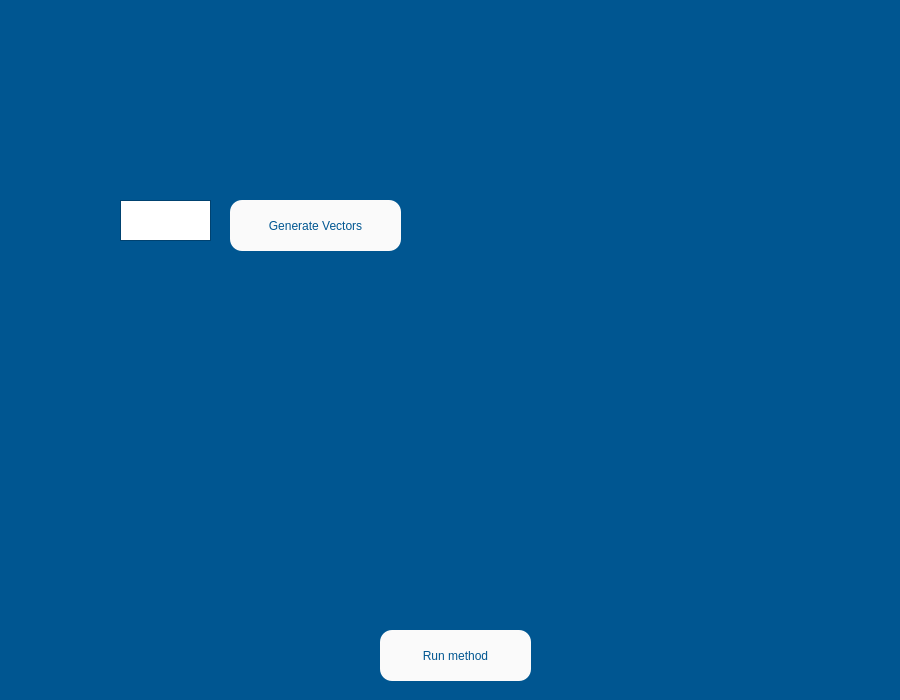
<?xml version="1.0" encoding="UTF-8"?>
<ui version="4.0">
 <class>linear_spline</class>
 <widget class="QWidget" name="linear_spline">
  <property name="geometry">
   <rect>
    <x>0</x>
    <y>0</y>
    <width>900</width>
    <height>700</height>
   </rect>
  </property>
  <property name="minimumSize">
   <size>
    <width>900</width>
    <height>700</height>
   </size>
  </property>
  <property name="maximumSize">
   <size>
    <width>900</width>
    <height>700</height>
   </size>
  </property>
  <property name="palette">
   <palette>
    <active>
     <colorrole role="Base">
      <brush brushstyle="SolidPattern">
       <color alpha="255">
        <red>255</red>
        <green>255</green>
        <blue>255</blue>
       </color>
      </brush>
     </colorrole>
     <colorrole role="Window">
      <brush brushstyle="SolidPattern">
       <color alpha="255">
        <red>0</red>
        <green>86</green>
        <blue>145</blue>
       </color>
      </brush>
     </colorrole>
    </active>
    <inactive>
     <colorrole role="Base">
      <brush brushstyle="SolidPattern">
       <color alpha="255">
        <red>255</red>
        <green>255</green>
        <blue>255</blue>
       </color>
      </brush>
     </colorrole>
     <colorrole role="Window">
      <brush brushstyle="SolidPattern">
       <color alpha="255">
        <red>0</red>
        <green>86</green>
        <blue>145</blue>
       </color>
      </brush>
     </colorrole>
    </inactive>
    <disabled>
     <colorrole role="Base">
      <brush brushstyle="SolidPattern">
       <color alpha="255">
        <red>0</red>
        <green>86</green>
        <blue>145</blue>
       </color>
      </brush>
     </colorrole>
     <colorrole role="Window">
      <brush brushstyle="SolidPattern">
       <color alpha="255">
        <red>0</red>
        <green>86</green>
        <blue>145</blue>
       </color>
      </brush>
     </colorrole>
    </disabled>
   </palette>
  </property>
  <property name="windowTitle">
   <string>Form</string>
  </property>
  <widget class="QLabel" name="label">
   <property name="geometry">
    <rect>
     <x>60</x>
     <y>30</y>
     <width>771</width>
     <height>151</height>
    </rect>
   </property>
   <property name="styleSheet">
    <string notr="true">background-image: url(:/images/linear_spline_banner.png);</string>
   </property>
   <property name="text">
    <string/>
   </property>
  </widget>
  <widget class="QLabel" name="label_5">
   <property name="geometry">
    <rect>
     <x>30</x>
     <y>200</y>
     <width>81</width>
     <height>41</height>
    </rect>
   </property>
   <property name="styleSheet">
    <string notr="true">background-image: url(:/images/n.png);</string>
   </property>
   <property name="text">
    <string/>
   </property>
  </widget>
  <widget class="QTextEdit" name="n_input">
   <property name="geometry">
    <rect>
     <x>120</x>
     <y>200</y>
     <width>91</width>
     <height>41</height>
    </rect>
   </property>
   <property name="font">
    <font>
     <pointsize>14</pointsize>
    </font>
   </property>
  </widget>
  <widget class="QPushButton" name="vector_button">
   <property name="geometry">
    <rect>
     <x>230</x>
     <y>200</y>
     <width>171</width>
     <height>51</height>
    </rect>
   </property>
   <property name="styleSheet">
    <string notr="true">background-color: rgb(250, 250, 250);
font: 15pt &quot;MS Shell Dlg 2&quot;;
color: rgb(0, 86, 145);
border-radius: 12px;
</string>
   </property>
   <property name="text">
    <string>Generate Vectors</string>
   </property>
  </widget>
  <widget class="QPushButton" name="run_button">
   <property name="geometry">
    <rect>
     <x>380</x>
     <y>630</y>
     <width>151</width>
     <height>51</height>
    </rect>
   </property>
   <property name="styleSheet">
    <string notr="true">background-color: rgb(250, 250, 250);
font: 15pt &quot;MS Shell Dlg 2&quot;;
color: rgb(0, 86, 145);
border-radius: 12px;
</string>
   </property>
   <property name="text">
    <string>Run method</string>
   </property>
  </widget>
 </widget>
 <resources>
  <include location="../UserInterface/Util/Images/link.qrc"/>
 </resources>
 <connections/>
</ui>
